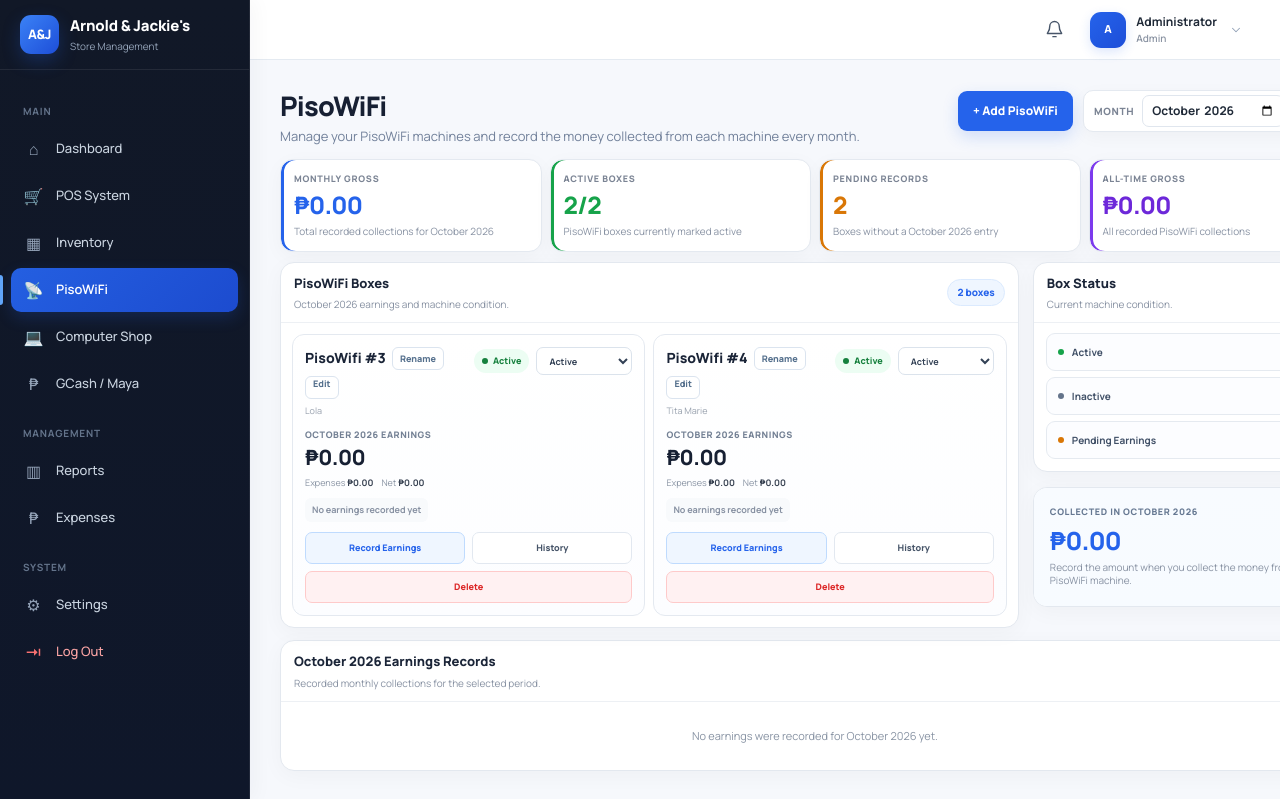
/pisowifi/index.php (signed in), run on the app's committed database.
### tables this page shows
CREATE TABLE `pisowifi` (
  `id` int(10) unsigned NOT NULL AUTO_INCREMENT,
  `box_name` varchar(100) NOT NULL,
  `location` varchar(255) NOT NULL,
  `description` varchar(500) DEFAULT NULL,
  `status` enum('active','inactive') NOT NULL DEFAULT 'active',
  `created_at` timestamp NOT NULL DEFAULT current_timestamp(),
  `updated_at` timestamp NOT NULL DEFAULT current_timestamp() ON UPDATE current_timestamp(),
  PRIMARY KEY (`id`)
);

### pisowifi/index.php (the view, shortened to what the rows shown need)
<?php
require_once '../config/auth.php';
$basePath = '../';
$selectedMonth = trim($_GET['month'] ?? date('Y-m'));
$selectedMonthDate = $selectedMonth . '-01';
$selectedMonthLabel = date('F Y', strtotime($selectedMonthDate));
$selectedMonthNumber = (int) date('n', strtotime($selectedMonthDate));
$selectedYear = (int) date('Y', strtotime($selectedMonthDate));
$boxes = [];
try {
    $pdo->exec("
        CREATE TABLE IF NOT EXISTS pisowifi (
            id INT UNSIGNED NOT NULL AUTO_INCREMENT,
            box_name VARCHAR(100) NOT NULL,
            location VARCHAR(255) NOT NULL,
            description VARCHAR(500) DEFAULT NULL,
            status ENUM('active','inactive') NOT NULL DEFAULT 'active',
            created_at TIMESTAMP NOT NULL DEFAULT CURRENT_TIMESTAMP,
            updated_at TIMESTAMP NOT NULL DEFAULT CURRENT_TIMESTAMP ON UPDATE CURRENT_TIMESTAMP,
            PRIMARY KEY (id),
            UNIQUE KEY uq_pisowifi_box_name (box_name)
        ) ENGINE=InnoDB DEFAULT CHARSET=utf8mb4 COLLATE=utf8mb4_unicode_ci
    ");
    $pdo->exec("
        CREATE TABLE IF NOT EXISTS pisowifi_earnings (
            id INT UNSIGNED NOT NULL AUTO_INCREMENT,
            pisowifi_id INT UNSIGNED NOT NULL,
            earning_month TINYINT UNSIGNED NOT NULL,
            earning_year SMALLINT UNSIGNED NOT NULL,
            gross_earnings DECIMAL(12,2) NOT NULL DEFAULT 0.00,
            expenses DECIMAL(12,2) NOT NULL DEFAULT 0.00,
            notes VARCHAR(500) DEFAULT NULL,
            created_at TIMESTAMP NOT NULL DEFAULT CURRENT_TIMESTAMP,
            updated_at TIMESTAMP NOT NULL DEFAULT CURRENT_TIMESTAMP ON UPDATE CURRENT_TIMESTAMP,
            PRIMARY KEY (id),
            UNIQUE KEY uq_pisowifi_earning_month (pisowifi_id, earning_month, earning_year)
        ) ENGINE=InnoDB DEFAULT CHARSET=utf8mb4 COLLATE=utf8mb4_unicode_ci
    ");
    $stmt = $pdo->prepare("
        SELECT
            p.id,
            p.box_name,
            p.location,
            p.description,
            p.status,
            e.id AS earning_id,
            COALESCE(e.gross_earnings, 0) AS gross_earnings,
            COALESCE(e.expenses, 0) AS expenses,
            e.notes
        FROM pisowifi p
        LEFT JOIN pisowifi_earnings e
            ON e.pisowifi_id = p.id
           AND e.earning_month = ?
           AND e.earning_year = ?
        ORDER BY p.box_name ASC
    ");
    $stmt->execute([$selectedMonthNumber, $selectedYear]);
    $boxes = $stmt->fetchAll(PDO::FETCH_ASSOC);
} catch (PDOException $e) {
    $setupError = 'Unable to load PisoWiFi data.';
    $boxes = [];
}
?>
<!doctype html>
<html lang="en">
<head>
    <link
        rel="stylesheet"
        href="<?= $basePath ?>assets/css/admin.css">
</head>
<body>
    <div class="main">
        <main class="content">
            <div class="pisowifi-page">
                <div class="piso-page-header">
                    <div>
                        <h1 class="piso-title">PisoWiFi</h1>
                    </div>
                </div>
                <div class="piso-layout">
                    <section class="piso-card">
                        <div class="piso-card-header">
                            <div>
                                <h2 class="piso-card-title">PisoWiFi Boxes</h2>
                            </div>
                        </div>
                        <?php if ($boxes): ?>
                            <div class="piso-boxes-grid">
                                <?php foreach ($boxes as $box): ?>
                                    <?php
                                    $statusLabel = $box['status'] === 'active' ? 'Active' : 'Inactive';
                                    $statusClass = $box['status'] === 'active'
                                        ? 'piso-status-active'
                                        : 'piso-status-inactive';
                                    $hasRecord = !empty($box['earning_id']);
                                    ?>
                                    <article class="piso-box-card" data-row-id="<?= (int)$box['id'] ?>">
                                        <div class="piso-box-top">
                                            <div>
                                                <div class="piso-box-name-row">
                                                    <h3 class="piso-box-name" data-box-name="<?= (int)$box['id'] ?>">
                                                        <?= htmlspecialchars($box['box_name'], ENT_QUOTES, 'UTF-8') ?>
                                                    </h3>
                                                    <button
                                                        type="button"
                                                        class="piso-rename-button rename-box"
                                                        data-id="<?= (int)$box['id'] ?>"
                                                        data-name="<?= htmlspecialchars($box['box_name'], ENT_QUOTES, 'UTF-8') ?>">
                                                        Rename
                                                    </button>
                                                    <a
                                                        href="edit.php?id=<?= (int)$box['id'] ?>"
                                                        class="piso-rename-button"
                                                        style="text-decoration:none;">
                                                        Edit
                                                    </a>
                                                </div>
                                                <div class="piso-box-location">
                                                    <?= htmlspecialchars($box['location'], ENT_QUOTES, 'UTF-8') ?>
                                                </div>
                                            </div>
                                            <div class="piso-status-wrap">
                                                <span
                                                    class="piso-status-badge <?= $statusClass ?>"
                                                    data-status-badge="<?= (int)$box['id'] ?>">
                                                    <span class="piso-status-dot"></span>
                                                    <?= $statusLabel ?>
                                                </span>
                                                <select
                                                    class="piso-status-select status-select"
                                                    data-id="<?= (int)$box['id'] ?>"
                                                    data-previous="<?= htmlspecialchars($box['status'], ENT_QUOTES, 'UTF-8') ?>">
                                                    <option value="active" <?= $box['status'] === 'active' ? 'selected' : '' ?>>Active</option>
                                                </select>
                                            </div>
                                        </div>
                                        <div class="piso-earnings-label">
                                            <?= htmlspecialchars($selectedMonthLabel, ENT_QUOTES, 'UTF-8') ?> Earnings
                                        </div>
                                        <div class="piso-earnings-amount">
                                            ₱<?= number_format($box['gross_earnings'], 2) ?>
                                        </div>
                                        <div class="piso-earnings-breakdown">
                                            <span>Expenses <strong>₱<?= number_format($box['expenses'], 2) ?></strong></span>
                                            <span>Net <strong>₱<?= number_format($box['net_earnings'], 2) ?></strong></span>
                                        </div>
                                        <div class="piso-record-state <?= $hasRecord ? 'recorded' : '' ?>" data-record-state="<?= (int)$box['id'] ?>">
                                            <?= $hasRecord ? 'Earnings recorded' : 'No earnings recorded yet' ?>
                                        </div>
                                        <div class="piso-box-actions">
                                            <button
                                                type="button"
                                                class="piso-mini-button piso-mini-primary open-earning-modal"
                                                data-id="<?= (int)$box['id'] ?>"
                                                data-name="<?= htmlspecialchars($box['box_name'], ENT_QUOTES, 'UTF-8') ?>"
                                                data-month="<?= (int)$selectedMonthNumber ?>"
                                                data-year="<?= (int)$selectedYear ?>"
                                                data-gross="<?= number_format($box['gross_earnings'], 2, '.', '') ?>"
                                                data-expenses="<?= number_format($box['expenses'], 2, '.', '') ?>"
                                                data-notes="<?= htmlspecialchars($box['notes'] ?? '', ENT_QUOTES, 'UTF-8') ?>">
                                                <?= $hasRecord ? 'Edit Earnings' : 'Record Earnings' ?>
                                            </button>
                                            <button
                                                type="button"
                                                class="piso-mini-button piso-mini-secondary open-history-modal"
                                                data-id="<?= (int)$box['id'] ?>"
                                                data-name="<?= htmlspecialchars($box['box_name'], ENT_QUOTES, 'UTF-8') ?>">
                                                History
                                            </button>
                                            <button
                                                type="button"
                                                class="piso-mini-button piso-mini-danger delete-box"
                                                data-id="<?= (int)$box['id'] ?>"
                                                data-name="<?= htmlspecialchars($box['box_name'], ENT_QUOTES, 'UTF-8') ?>"
                                                style="grid-column:1 / -1;">
                                                Delete
                                            </button>
                                        </div>
                                    </article>
                                <?php endforeach; ?>
                            </div>
                        <?php endif; ?>
                    </section>
                    <aside class="piso-side-stack">
                        <section class="piso-card">
                            <div class="piso-card-header">
                                <div>
                                    <h2 class="piso-card-title">Box Status</h2>
                                </div>
                            </div>
                        </section>
                    </aside>
                </div>
                <section class="piso-card piso-history-card">
                    <div class="piso-card-header">
                        <div>
                            <h2 class="piso-card-title"><?= htmlspecialchars($selectedMonthLabel, ENT_QUOTES, 'UTF-8') ?> Earnings Records</h2>
                        </div>
                    </div>
                </section>
            </div>
        </main>
    </div>
</body>
</html>

### data on the page
pisowifi: box_name "PisoWifi #3", location "Lola", status "Active", status+id "Active", gross_earnings "0.00", expenses "0.00", net_earnings "0.00"
pisowifi: box_name "PisoWifi #4", location "Tita Marie", status "Active", status+id "Active", gross_earnings "0.00", expenses "0.00", net_earnings "0.00"

### other printed values
$profileInitials "A"
$profileName "Administrator"
$profileRoleLabel "Admin"
$monthlyGross "0.00"
$selectedMonthLabel "October 2026"
$activeBoxes "2"
$totalBoxes "2"
$pendingBoxes "2"
$allTimeGross "0.00"
$selectedMonthLabel "OCTOBER 2026"
